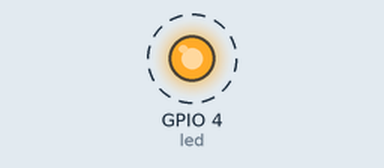
A program run on a simulated Raspberry Pi (BCM pin numbers). On the bench: output pins drawn as LEDs (lit = HIGH). Dashed ring = blinking. At 12.5 s the program stops and its outputs stay as they are.

Above: at 0.7 s.
Timing chart, 0 to 5.8 s (numbered marks = the images above):
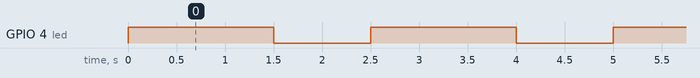

Measured:
- by itself, GPIO 4 (led): alternates HIGH for 1.5 s and LOW for 1.0 s

The program:

led_blink.py
```python
'''
    this code blinks led by keeping it on for 1.5 sec and offfor 1 sec you can change these value from below time.sleep function
    Just connect led with GPIO pin 4 and a resistor of 220 ohm or better go with color code for resistors
'''
import RPi.GPIO as GPIO
import time
GPIO.setmode(GPIO.BCM)
led=4
GPIO.setup(led,GPIO.OUT)
try:
    for i in range(0,5):
        GPIO.output(led,GPIO.HIGH)
        time.sleep(1.5)
        GPIO.output(led,GPIO.LOW)
        time.sleep(1)
    GPIO.cleanup()
except:
    GPIO.cleanup()
```
